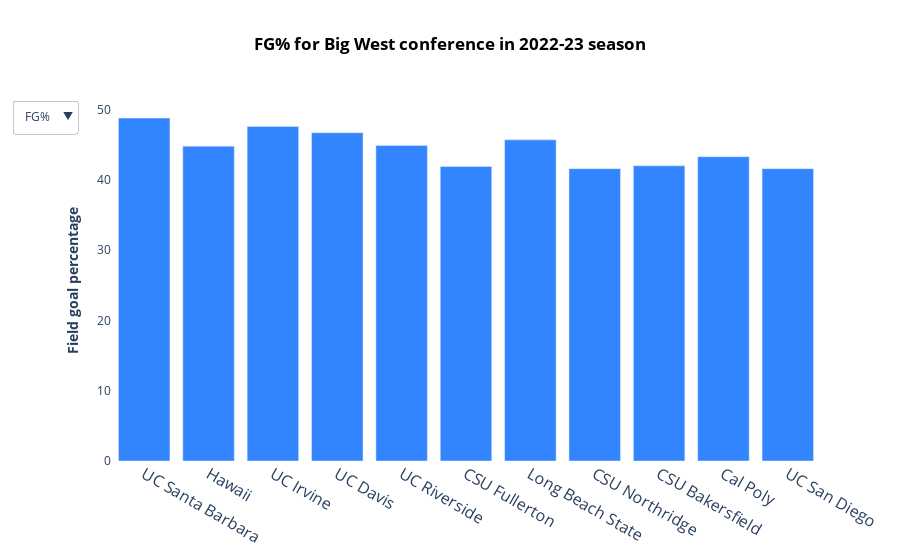

Notebook cell for this chart:
### Code cell
# Confrence Stats 


x1 = stats_2022['Team']
y1 = stats_2022['FG%']
y2 = stats_2022['2P%']
y3 = stats_2022['3P%']
y4 = stats_2022['PTS']

plot2 = go.Figure(data=[go.Bar(
    name='FG%',
    x=x1,
    y=y1, marker = dict(color = '#3385ff')),
    go.Bar(
    name='2P%',
    x=x1,
    y= y2,marker = dict(color = '#00e673'), visible = False),
    go.Bar(
    name='3P%',
    x=x1,
    y= y3, marker = dict(color = '#ff8000'), visible = False),
    go.Bar(
    name='PTS',
    x=x1,
    y= y4, marker = dict(color = '#669999'), visible = False)]
)

plot2.update_layout(
    updatemenus=[
        dict(
            buttons=list([
                dict(label="FG%",
                     method="update",
                     args=[{"visible": [True, False, False, False]}, {'title': '<b>FG% for Big West conference in 2022-23 season', 'yaxis': {'title': '<b>Field goal percentage'}},]),
                dict(label="2P%",
                     method="update",
                     args=[{"visible": [False, True, False, False]}, {'title': '<b>2P% for Big West conference in 2022-23 season', 'yaxis': {'title': '<b>2 point shot made percentage'}},
                        ]),
                dict(label="3P%",
                     method="update",
                     args=[{"visible": [False, False, True, False]}, {'title': '<b>3P% for Big West conference in 2022-23 season', 'yaxis': {'title': '<b>3 point shot made percentage'}},
                        ]),
                dict(label="PTS",
                     method="update",
                     args=[{"visible": [False, False, False, True]}, {'title': '<b>Average points per game for Big West conference in 2022-23 season', 'yaxis': {'title': '<b>Points per game'}},
                    ])]))])


plot2.update_xaxes(tickangle=30)
#plot.update_layout(
#    autosize=False,
#    width=960,
#    height=700)
plot2.update_layout(title = '<b>FG% for Big West conference in 2022-23 season', yaxis_title = '<b>Field goal percentage')
plot2.update_layout({
    'plot_bgcolor': 'rgba(0,0,0,0)',
    'paper_bgcolor': 'rgba(0,0,0,0)'
})
plot2.update_layout(title_x=0.5,
    title_font_color="black")
plot2.update_xaxes(tickfont_size=16)

### Figure 1 — Plotly figure (JSON) as saved in the notebook; plotly's stock layout.template omitted (floating-point values rounded to 4 significant figures)
{"data": [{"marker": {"color": "#3385ff"}, "name": "FG%", "type": "bar", "x": ["UC Santa Barbara", "Hawaii", "UC Irvine", "UC Davis", "UC Riverside", "CSU Fullerton", "Long Beach State", "CSU Northridge", "CSU Bakersfield", "Cal Poly", "UC San Diego"], "y": [48.8, 44.8, 47.6, 46.7, 44.9, 41.9, 45.7, 41.6, 42, 43.3, 41.6]}, {"marker": {"color": "#00e673"}, "name": "2P%", "type": "bar", "visible": false, "x": ["UC Santa Barbara", "Hawaii", "UC Irvine", "UC Davis", "UC Riverside", "CSU Fullerton", "Long Beach State", "CSU Northridge", "CSU Bakersfield", "Cal Poly", "UC San Diego"], "y": [55.4, 52.7, 50.1, 52.6, 52.3, 45.7, 50.2, 47.1, 44.8, 49.3, 49.1]}, {"marker": {"color": "#ff8000"}, "name": "3P%", "type": "bar", "visible": false, "x": ["UC Santa Barbara", "Hawaii", "UC Irvine", "UC Davis", "UC Riverside", "CSU Fullerton", "Long Beach State", "CSU Northridge", "CSU Bakersfield", "Cal Poly", "UC San Diego"], "y": [33.3, 32.7, 41.9, 35.6, 33.2, 34.8, 30, 30.3, 33.6, 32.6, 30.8]}, {"marker": {"color": "#669999"}, "name": "PTS", "type": "bar", "visible": false, "x": ["UC Santa Barbara", "Hawaii", "UC Irvine", "UC Davis", "UC Riverside", "CSU Fullerton", "Long Beach State", "CSU Northridge", "CSU Bakersfield", "Cal Poly", "UC San Diego"], "y": [73.4, 70, 79.5, 80.3, 72.3, 68.6, 72.2, 68.1, 60.9, 64.6, 67.3]}], "layout": {"paper_bgcolor": "rgba(0,0,0,0)", "plot_bgcolor": "rgba(0,0,0,0)", "title": {"font": {"color": "black"}, "text": "<b>FG% for Big West conference in 2022-23 season", "x": 0.5}, "updatemenus": [{"buttons": [{"args": [{"visible": [true, false, false, false]}, {"title": "<b>FG% for Big West conference in 2022-23 season", "yaxis": {"title": "<b>Field goal percentage"}}], "label": "FG%", "method": "update"}, {"args": [{"visible": [false, true, false, false]}, {"title": "<b>2P% for Big West conference in 2022-23 season", "yaxis": {"title": "<b>2 point shot made percentage"}}], "label": "2P%", "method": "update"}, {"args": [{"visible": [false, false, true, false]}, {"title": "<b>3P% for Big West conference in 2022-23 season", "yaxis": {"title": "<b>3 point shot made percentage"}}], "label": "3P%", "method": "update"}, {"args": [{"visible": [false, false, false, true]}, {"title": "<b>Average points per game for Big West conference in 2022-23 season", "yaxis": {"title": "<b>Points per game"}}], "label": "PTS", "method": "update"}]}], "xaxis": {"tickangle": 30, "tickfont": {"size": 16}}, "yaxis": {"title": {"text": "<b>Field goal percentage"}}}}
